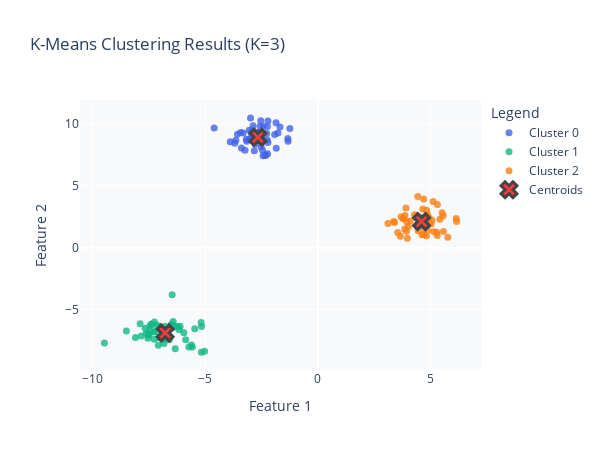

Notebook cell for this chart:
### Code cell
# Define colors for the clusters - using the suggested palette
cluster_colors = ['#4263eb', '#12b886', '#fd7e14'] # Indigo, Teal, Orange
centroid_color = '#f03e3e' # Red for centroids

# Create the plot
fig_clustered = go.Figure()

# Add data points, colored by cluster label
for i in range(3): # Loop through clusters 0, 1, 2
    points_in_cluster = X[cluster_labels == i]
    fig_clustered.add_trace(go.Scatter(
        x=points_in_cluster[:, 0],
        y=points_in_cluster[:, 1],
        mode='markers',
        marker=dict(color=cluster_colors[i], size=7, opacity=0.8),
        name=f'Cluster {i}'
    ))

# Add the centroids
fig_clustered.add_trace(go.Scatter(
    x=centroids[:, 0],
    y=centroids[:, 1],
    mode='markers',
    marker=dict(color=centroid_color, size=14, symbol='x', line=dict(width=3)),
    name='Centroids'
))

fig_clustered.update_layout(
    title=f'K-Means Clustering Results (K=3)',
    xaxis_title='Feature 1',
    yaxis_title='Feature 2',
    width=600,
    height=450,
    plot_bgcolor='#f8f9fa',
    legend_title_text='Legend'
)

# Display the plot
# fig_clustered.show()

### Figure 1 — Plotly figure (JSON) as saved in the notebook; plotly's stock layout.template omitted (floating-point values rounded to 4 significant figures)
{"data": [{"marker": {"color": "#4263eb", "opacity": 0.8, "size": 7}, "mode": "markers", "name": "Cluster 0", "type": "scatter", "x": [-2.538, -3.181, -3.051, -2.885, -3.641, -2.505, -2.945, -2.234, -1.851, -3.43, -2.432, -2.878, -2.22, -3.071, -3.319, -2.22, -2.783, -2.88, -1.246, -1.777, -3.692, -2.567, -2.44, -2.316, -2.823, -1.337, -2.685, -3.394, -2.244, -2.638, -3.156, -2.272, -3.236, -1.918, -4.605, -3.889, -2.52, -2.933, -1.327, -1.684, -2.342, -2.893, -2.455, -2.602, -3.572, -1.859, -2.25, -2.991, -2.99, -2.436], "y": [10.27, 8.767, 9.504, 9.448, 8.678, 8.827, 9.103, 7.604, 8.038, 9.315, 9.789, 9.86, 8.498, 8.752, 9.266, 10.24, 8.372, 8.642, 9.628, 9.277, 8.438, 9.817, 8.775, 7.484, 7.843, 8.834, 9.3, 8.057, 9.795, 9.338, 8.613, 9.223, 7.884, 9.151, 9.672, 8.564, 8.168, 9.425, 8.6, 9.759, 7.447, 8.866, 7.874, 8.773, 9.172, 10.1, 8.706, 10.5, 8.781, 7.424]}, {"marker": {"color": "#12b886", "opacity": 0.8, "size": 7}, "mode": "markers", "name": "Cluster 1", "type": "scatter", "x": [-6.655, -6.468, -7.257, -5.182, -7.082, -6.789, -6.72, -7.26, -5.164, -7.888, -6.476, -5.173, -7.498, -6.525, -6.423, -6.896, -6.843, -7.84, -7.514, -5.611, -7.046, -5.574, -6.468, -7.268, -7.665, -6.282, -6.116, -5.866, -6.16, -7.001, -5.028, -7.232, -5.727, -6.824, -8.5, -6.331, -8.095, -6.594, -5.949, -9.473, -7.543, -7.351, -7.409, -6.828, -5.467, -7.621, -7.452, -6.229, -7.132, -7.464], "y": [-7.378, -6.469, -6.009, -6.054, -7.878, -6.35, -7.36, -7.403, -6.373, -6.146, -6.188, -8.442, -7.07, -6.26, -5.972, -6.786, -7.401, -7.148, -6.972, -7.87, -7.275, -8.024, -3.798, -6.815, -6.51, -6.392, -6.359, -7.446, -6.634, -6.409, -8.374, -6.776, -8.029, -7.188, -6.731, -8.17, -7.267, -7.434, -6.872, -7.7, -7.328, -6.2, -6.198, -7.742, -6.556, -6.928, -6.336, -6.376, -6.273, -6.707]}, {"marker": {"color": "#fd7e14", "opacity": 0.8, "size": 7}, "mode": "markers", "name": "Cluster 2", "type": "scatter", "x": [6.149, 5.14, 3.962, 4.612, 3.86, 4.84, 3.399, 4.461, 3.783, 4.486, 5.057, 5.109, 5.291, 4.444, 5.567, 5.298, 5.762, 3.79, 5.411, 5.018, 4.926, 4.822, 3.687, 4.688, 3.847, 4.848, 3.65, 4.811, 3.904, 4.013, 4.686, 4.096, 4.874, 4.283, 4.428, 4.778, 5.273, 5.554, 3.105, 4.861, 3.354, 3.928, 4.846, 6.132, 3.538, 4.65, 4.578, 4.72, 5.506, 3.933], "y": [2.113, 1.287, 0.7613, 1.038, 2.603, 2.25, 2.028, 2.544, 2.359, 2.214, 2.211, 3.726, 0.9885, 1.37, 1.317, 3.491, 0.8517, 2.352, 2.303, 1.915, 2.422, 3.019, 2.498, 3.944, 1.52, 2.599, 0.9168, 0.9766, 3.213, 1.716, 1.059, 2.159, 1.402, 2.658, 4.149, 2.281, 1.246, 2.575, 1.952, 2.635, 2.121, 1.321, 1.914, 2.352, 1.223, 3.136, 2.246, 1.57, 2.816, 2.096]}, {"marker": {"color": "#f03e3e", "line": {"width": 3}, "size": 14, "symbol": "x"}, "mode": "markers", "name": "Centroids", "type": "scatter", "x": [-2.663, -6.779, 4.595], "y": [8.925, -6.888, 2.109]}], "layout": {"height": 450, "legend": {"title": {"text": "Legend"}}, "plot_bgcolor": "#f8f9fa", "title": {"text": "K-Means Clustering Results (K=3)"}, "width": 600, "xaxis": {"title": {"text": "Feature 1"}}, "yaxis": {"title": {"text": "Feature 2"}}}}
